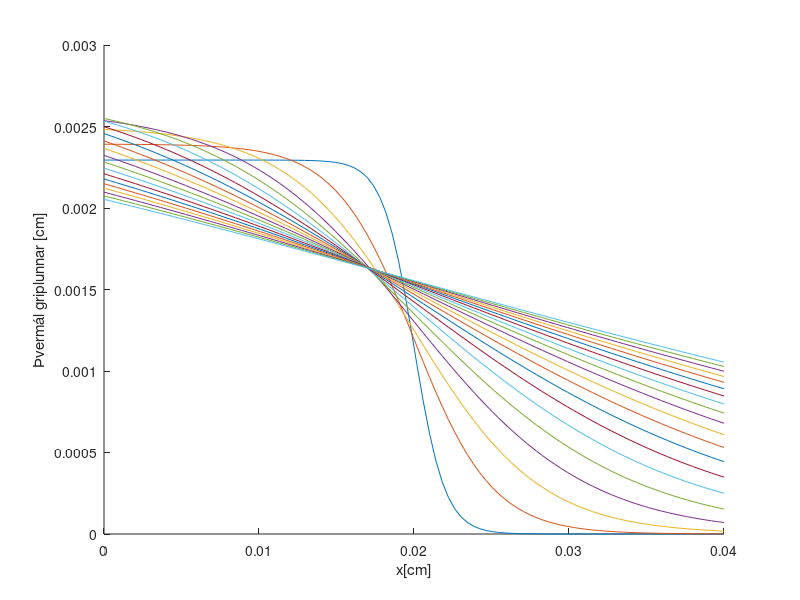

Source code (MATLAB): (Note: this script raises an error after producing the figure.)

% define the threshold voltage for other end
threshold = 0.025;

% construct the search space for b
Nb = 20;
bspace = linspace(-0.001, -0.03, Nb);
% define the volume of the dendrite
R_0 = 1e-7;
L = 0.04;
% find a according to equation (46), 
a = @(b) sqrt(2*R_0/(L - 2* b* tanh(L/(4*b))));

x = linspace(0, 0.04, 100);

% plot the shapes, d(x)
figure(4);clf;hold on
for i = 1:Nb
    plot(x, a(bspace(i))./(1 + exp(-(x-L/2)/bspace(i))))
end
xlabel("x[cm]")
ylabel("Þvermál griplunnar [cm]")

% calculate the transit times for each b
ttime_thresh = 0;
ttime_peak = 0;
peaks = 0;
for i = 1:Nb
    [ttt, ttp, peak] = transmit_time(a(bspace(i)), bspace(i), threshold);
    ttime_thresh(i) = ttt;
    ttime_peak(i) = ttp;
    peaks(i) = peak;
%     exportgraphics(gcf, "../Myndir/indep_b_" + bspace(i) + ".pdf")
end
figure(3); clf; hold on
xlabel("b [cm]")
yyaxis left
plot(bspace, ttime_thresh)
plot(bspace, ttime_peak)
ylabel("Boðtími [s]")

yyaxis right
plot(bspace, peaks)
ylabel("Hæsta spenna í enda griplu [V]")

lgd = legend(["Boðtími þröskuldsspenna=0.025V", "Boðtími til hæstu spennu", "Hæsta spenna"]);
lgd.Location = "northwest";
